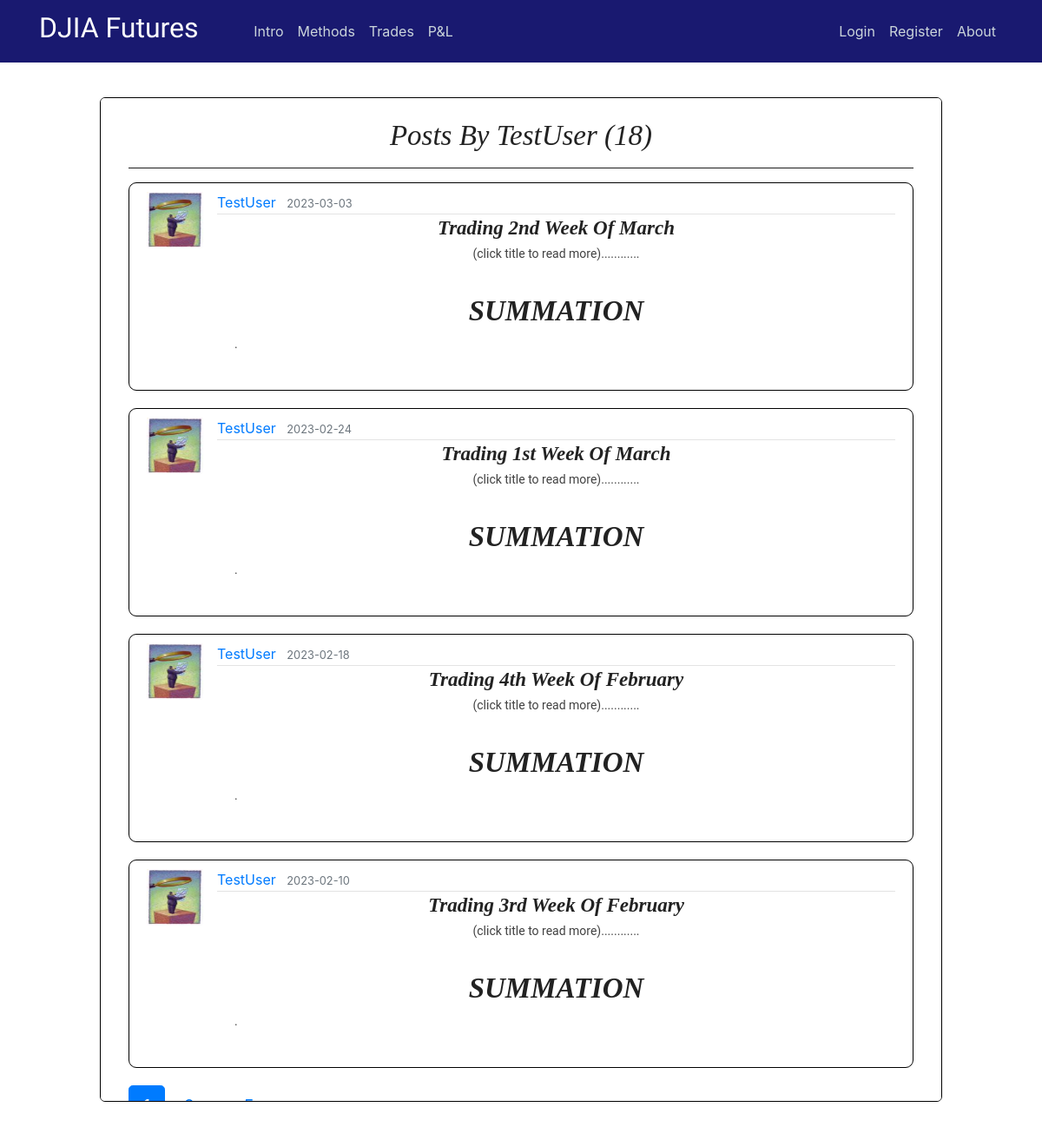
Page /user/TestUser on the earlier database version.
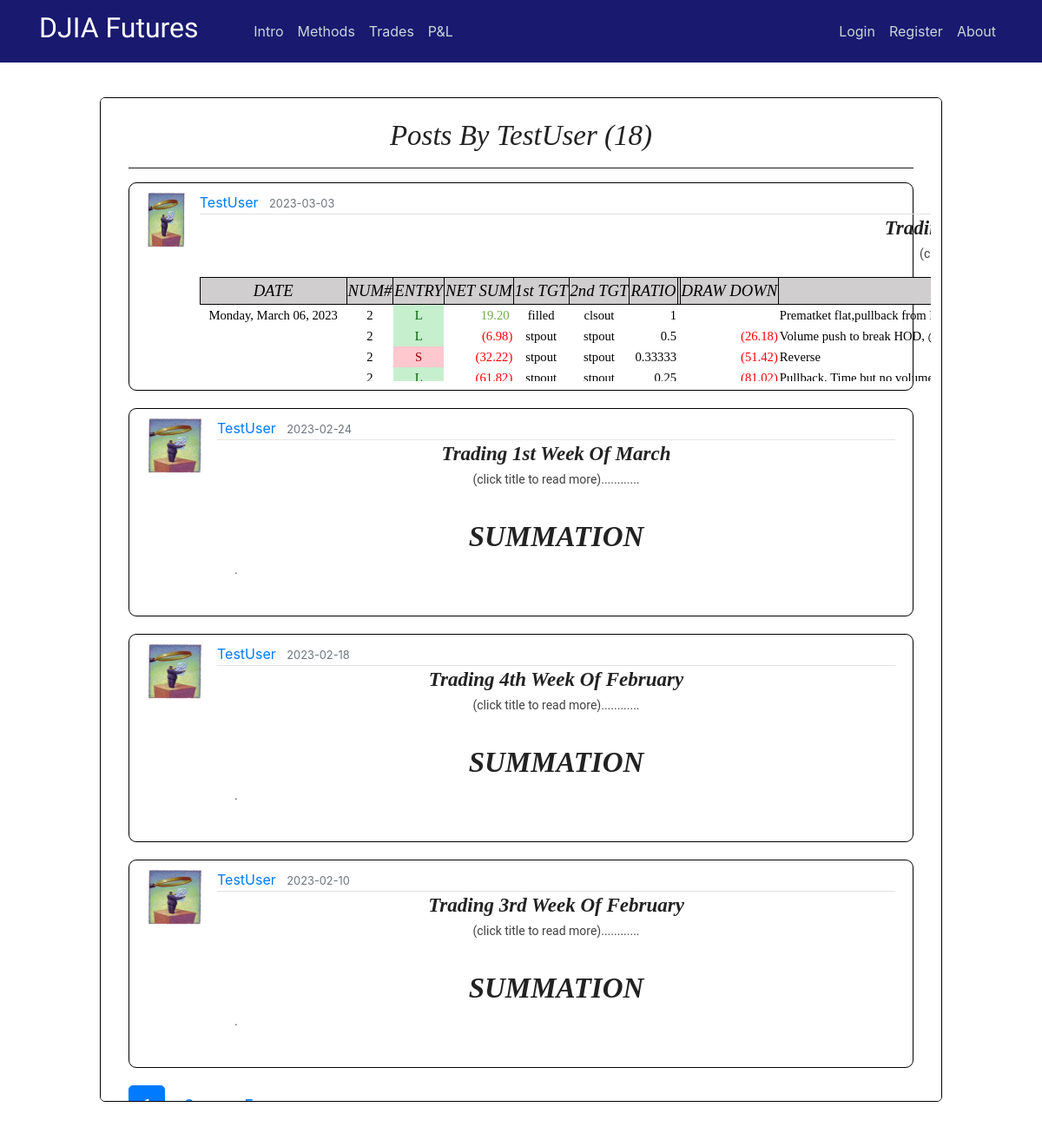
Same page on the later database version.
### flaskblog/models.py (models this page shows, shortened)
class User(db.Model, UserMixin):
    id = db.Column(db.Integer, primary_key=True)
    username = db.Column(db.String(20), unique=True, nullable=False)
    email = db.Column(db.String(120), unique=True, nullable=False)
    image_file = db.Column(db.String(20), nullable=False, default='default.jpg')
    password = db.Column(db.String(60), nullable=False)
    posts = db.relationship('Post', backref='author', lazy=True)

class Post(db.Model):
    id = db.Column(db.Integer, primary_key=True)
    title = db.Column(db.String(100), nullable=False)
    date_posted = db.Column(db.DateTime, nullable=False, default=datetime.utcnow)
    content = db.Column(db.Text, nullable=False)
    user_id = db.Column(db.Integer, db.ForeignKey('user.id'), nullable=False)
    teaser_title = db.Column(db.Text, nullable=True)
    teaser_details = db.Column(db.Text, nullable=True)
    teaser_caption = db.Column(db.Text, nullable=True)
    teaser_img = db.Column(db.Text, nullable=True)
    teaser_content = db.Column(db.Text, nullable=True)
    teaser_wkid = db.Column(db.Text, nullable=True)

### flaskblog/users/routes.py (the view)
@users.route("/user/<string:username>")
def user_posts(username):
    page = request.args.get('page', 1, type=int)
    user = User.query.filter_by(username=username).first_or_404()
    posts = Post.query.filter_by(author=user)\
        .order_by(Post.date_posted.desc())\
        .paginate(page=page, per_page=4)
    return render_template('user_posts.html', posts=posts, user=user)

### flaskblog/templates/user_posts.html
{% extends "layout.html" %}
{% block content %}
<div class="intro-page" style="height: 77vh;overflow: auto;">
  <div class="intro-inner-div" style="height:auto;background-color:white;border-radius:5px;">
    <center><br><h1 class="hero-header">Posts by {{ user.username }} ({{ posts.total }})</h1><hr></center>
    {% for post in posts.items %}
        <article class="media content-section" style="max-height:280px;">
          <img class="article-img" src="{{ url_for('static', filename='profile_pics/' + post.author.image_file) }}">
          <div class="media-body">
            <div class="article-metadata">
              <a class="mr-2" href="{{ url_for('users.user_posts', username=post.author.username) }}">{{ post.author.username }}</a>
              <small class="text-muted">{{ post.date_posted.strftime('%Y-%m-%d') }}</small>
            </div>
            <center><a href="{{ url_for('posts.post', post_id=post.id) }}"><h3 class="hero-header"><b>{{ post.title }}</b></h3></a>
            <p class="teaser-content" >(click title to read more)............</p></center>
            <p class="teaser-content" ><div style="overflow:hidden;max-height:120px;">
              {{ post.content|safe }}
            </p>
        </article>
    {% endfor %}
    {% for page_num in posts.iter_pages(left_edge=1, right_edge=1, left_current=1, right_current=2) %}
      {% if page_num %}
        {% if posts.page == page_num %}
          <a class="btn btn-primary btn-lg mb-8" href="{{ url_for('users.user_posts', username=user.username, page=page_num) }}">{{ page_num }}</a>
        {% else %}
          <a class="btn btn-primary-info btn-lg mb-8" href="{{ url_for('users.user_posts', username=user.username, page=page_num) }}">{{ page_num }}</a>
        {% endif %}
      {% else %}
        ...
      {% endif %}
    {% endfor %}
  </div>
</div>
{% endblock content %}

### flaskblog/templates/layout.html (shortened to what this page needs)
<!DOCTYPE html>
<html xmlns:v="urn:schemas-microsoft-com:vml" xmlns:o="urn:schemas-microsoft-com:office:office" xmlns:x="urn:schemas-microsoft-com:office:excel" xmlns="http://www.w3.org/TR/REC-html40" >
    <head>
      <link rel="stylesheet" href="https://maxcdn.bootstrapcdn.com/bootstrap/4.0.0/css/bootstrap.min.css">
      <link rel="stylesheet" type="text/css" href="{{ url_for('static', filename='main.css') }}">
      <link rel="stylesheet" type="text/css" href="{{ url_for('static', filename='study.css') }}">
      <link rel="stylesheet" type="text/css" href="{{ url_for('static', filename='modal.css') }}">
      <link rel="Stylesheet" type="text/css" href="{{ url_for('static', filename='stylesheet.css') }}">
    </head>
    <body>
    <div class="grid">
    <header class="site-header">
          <nav class="navbar navbar-expand-md navbar-dark bg-steel fixed-top">
              <div class="container">
                <a class="navbar-brand mr-2" href="/"><h2><span style="font-family:Lobster Two">DJIA Futures &nbsp &nbsp &nbsp</span></h2></a>
                <div class="collapse navbar-collapse" id="navbarToggle">
                  <div class="navbar-nav mr-auto">
                    <a class="nav-item nav-link" href="{{ url_for('main.intro') }}">Intro</a>
                    <a class="nav-item nav-link" href="{{ url_for('main.methods') }}">Methods</a>
                    <a class="nav-item nav-link" href="{{ url_for('main.trades') }}">Trades</a>
                    <a class="nav-item nav-link" href="{{ url_for('main.pnl') }}">P&L</a>
                  </div>
                  <div class="navbar-nav">
                    {% if current_user.is_authenticated and current_user.username == "GuestUser" %}
                      <a class="nav-item nav-link" href="{{ url_for('users.login') }}">Members Login</a>
                      <a class="nav-item nav-link" href="{{ url_for('users.logout') }}">Logout</a>
                      <a class="nav-item nav-link" href="{{ url_for('main.about') }}">About</a>
                    {% else %}
                      {% if current_user.is_authenticated %}
                        <a class="nav-item nav-link" href="{{ url_for('posts.new_post') }}">New Post</a>
                        <a class="nav-item nav-link" href="{{ url_for('users.account') }}">Account</a>
                        <a class="nav-item nav-link" href="{{ url_for('users.logout') }}">Logout</a>
                        <a class="nav-item nav-link" href="{{ url_for('main.about') }}">About</a>
                      {% else %}
                        <a class="nav-item nav-link" href="{{ url_for('users.login') }}">Login</a>
                        <a class="nav-item nav-link" href="{{ url_for('users.register') }}">Register</a>
                        <a class="nav-item nav-link" href="{{ url_for('main.about') }}">About</a>
                      {% endif %}
                    {% endif %}
                  </div>
                </div>
              </div>
          </nav>
    </header>
    <main role="main" class="container-fluid site-header-border-adjust col-md-10">
      <div>
        {% block content %}{% endblock %}
      </div>
    </main>
    </body>
</html>

### flaskblog/static/main.css (style rules this page uses)
body { margin-top: 5rem; }
.adjust-doc-border-intro { padding-right: 20px; padding-left: 20px; padding-top: 20px; padding-bottom: 20px; }
.intro-page { border-radius: 6px; border: 1px solid black; background-color: white; padding-right: 12px; padding-left: 12px; }
.intro-inner-div { height: 75vh; overflow: auto; padding-right: 20px; padding-left: 20px; }
.doc-clear { clear: both; display: block; }
hr { margin-top: 1rem; margin-bottom: 1rem; border: 0; border-top: 1px solid rgba(0, 0, 0, 0.89); }
p.teaser-content { color: #414141; font-size: 14px; font-family: 'Roboto', Arial, 'Helvetica Neue', Helvetica, sans-serif; line-height: 1.5; }
.bg-steel { background-color: midnightblue; }
.site-header .navbar-nav .nav-link { color: #cbd5db; }
.site-header-border-adjust { margin-top: 7rem; }
.content-section { background: #ffffff; padding: 10px 20px; border: 1px solid #000000; border-radius: 9px; margin-bottom: 20px; }
.article-img { height: 65px; width: 65px; margin-right: 16px; }
.article-metadata { padding-bottom: 1px; margin-bottom: 4px; border-bottom: 1px solid #e3e3e3 }

### flaskblog/static/study.css (style rules this page uses)
h1.hero-header { color: #222; text-transform: capitalize; font-weight: 400; font-style: italic; font-size: 28px; font-family: Baskerville, 'Baskerville Old Face', 'Hoefler Text', Garamond, 'Times New Roman', serif; }
h3.hero-header { color: #222; text-transform: capitalize; font-weight: 400; font-style: italic; font-size: 28px; font-family: Baskerville, 'Baskerville Old Face', 'Hoefler Text', Garamond, 'Times New Roman', serif; }
h3 { font-weight: 700; line-height: 1; }
@media screen and (min-width: 25rem) { h1.hero-header { font-size: 33px; } }
@media screen and (min-width: 25rem) { h3.hero-header { font-size: 23px; } }

### flaskblog/static/modal.css (style rules this page uses)
img { margin-bottom: -4px; }

### flaskblog/static/stylesheet.css (style rules this page uses)
tr { mso-height-source:auto; mso-ruby-visibility:none; }
col { mso-width-source:auto; mso-ruby-visibility:none; }
td { mso-style-parent:style0; padding-top:1px; padding-right:1px; padding-left:1px; mso-ignore:padding; mso-number-format:"General"; text-align:general; vertical-align:bottom; white-space:nowrap; mso-rotate:0; mso-pattern:auto; mso-background-source:auto; color:#000000; font-size:11.0pt; font-weight:400; font-style:normal; text-decoration:none; font-family:Calibri; mso-generic-font-family:auto; mso-font-charset:134; border:none; mso-protection:locked visible; }
.xl65 { mso-style-parent:style0; text-align:center; mso-pattern:auto none; background:#D0CECE; font-size:14.0pt; font-style:italic; mso-font-charset:134; border:.5pt solid windowtext; }
.xl66 { mso-style-parent:style0; mso-number-format:"0\.00_\)\;\[Red\]\\\(0\.00\\\)"; mso-font-charset:134; }
.xl67 { mso-style-parent:style0; mso-number-format:"0\.00_\)\;\[Red\]\\\(0\.00\\\)"; text-align:center; mso-pattern:auto none; background:#D0CECE; font-size:14.0pt; font-style:italic; mso-font-charset:134; border:.5pt solid windowtext; }
.xl68 { mso-style-parent:style0; mso-number-format:"\[$-F800\]dddd\\\,\\ mmmm\\ dd\\\,\\ yyyy"; text-align:center; mso-font-charset:134; }
.xl69 { mso-style-parent:style0; mso-number-format:"0"; text-align:center; mso-font-charset:134; }
.xl70 { mso-style-parent:style0; text-align:center; mso-font-charset:134; }
.xl71 { mso-style-parent:style0; mso-number-format:"0\.00_\)\;\[Red\]\\\(0\.00\\\)"; text-align:right; mso-font-charset:134; }
.xl72 { mso-style-parent:style0; text-align:left; mso-font-charset:134; }

Differences in the rows shown:
changed Post "Trading 2nd Week Of March": content "SUMMATION ." → "DATE NUM# ENTRY NET SUM 1st TGT 2nd TGT RATIO DRAW DOWN Monday, March 06, 2023 2 L 19.20 filled clsout 1 Prematket flat,pullback from 2 L (6.98) stpout stpout 0.5 (26.18) Volume push to break HOD, 2 S (32.22) stpout stpout 0.33333 (51.42) Reverse 2 L (61.82) stpout stpout 0.25 (81.02) Pullback, Time but no…"
